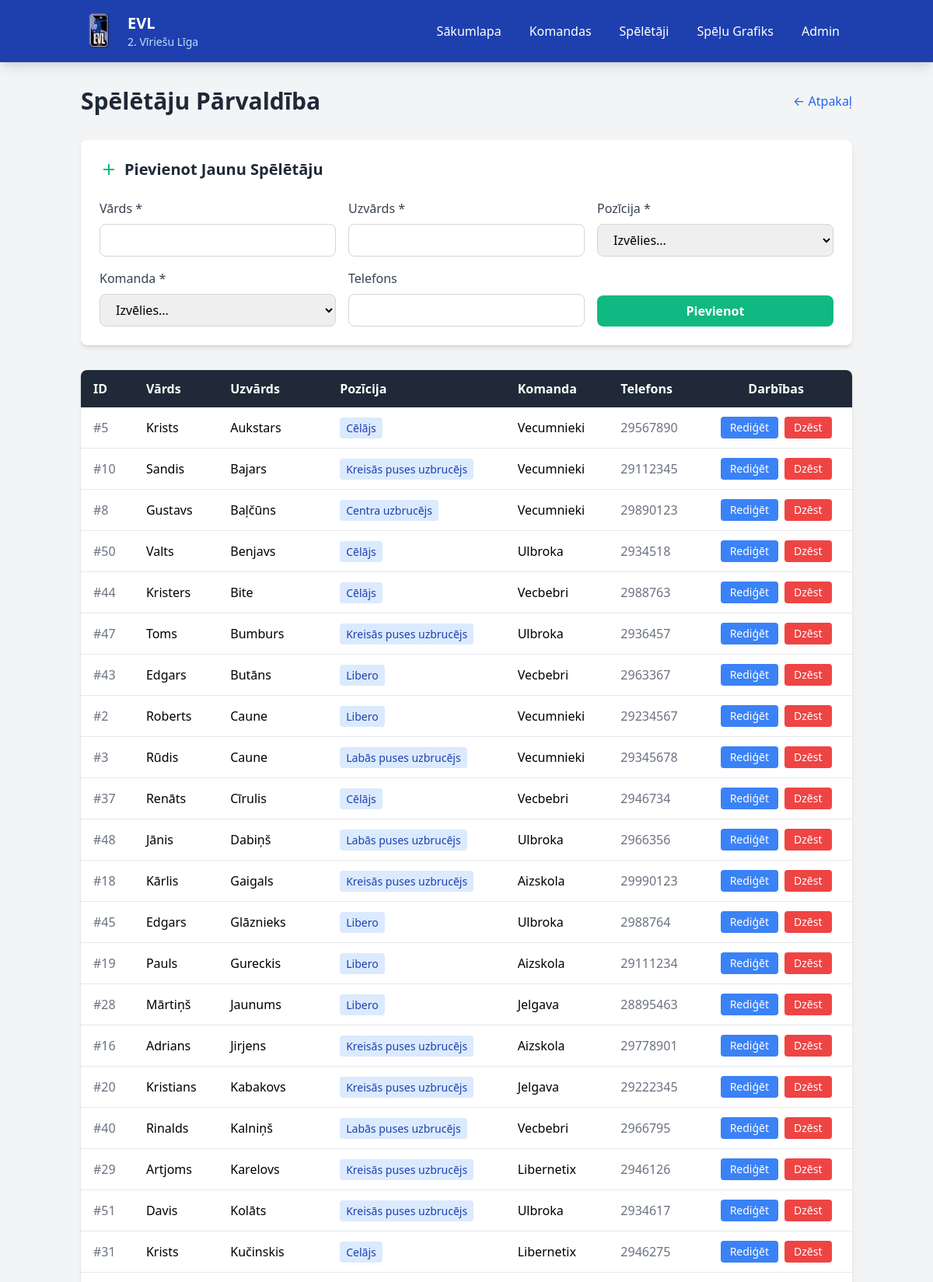
The page /admin/players (upper part) on the database its author committed.
### tables this page shows
CREATE TABLE players (
	id INTEGER PRIMARY KEY AUTOINCREMENT,
	first_name TEXT NOT NULL,
	last_name TEXT NOT NULL,
	"position" TEXT NOT NULL,
	team_id INTEGER,
	phone TEXT,
	CONSTRAINT FK_players_teams FOREIGN KEY (team_id) REFERENCES teams(id)
);

CREATE TABLE teams (
	id INTEGER PRIMARY KEY AUTOINCREMENT,
	name TEXT NOT NULL,
	logo TEXT DEFAULT ('/static/volleyball.svg'),
	played INTEGER DEFAULT (0),
	won INTEGER DEFAULT (0),
	lost INTEGER DEFAULT (0),
	points INTEGER DEFAULT (0),
	sets_won INTEGER DEFAULT (0),
	sets_lost INTEGER DEFAULT (0)
);

### app.py (the view)
@app.route('/admin/players')
def admin_players():
    conn = get_db_connection()
    players_list = conn.execute('''
        SELECT p.*, t.name as team_name
        FROM players p
        JOIN teams t ON p.team_id = t.id
        ORDER BY p.last_name
    ''').fetchall()
    teams_list = conn.execute('SELECT * FROM teams ORDER BY name').fetchall()
    conn.close()
    return render_template('admin_players.html',
                         players=players_list,
                         teams=teams_list)

### app.py (called while the page is built)
def get_db_connection():
    conn = sqlite3.connect(DATABASE)
    conn.row_factory = sqlite3.Row
    return conn

### templates/admin_players.html (shortened to what this page needs)
{% extends "base.html" %}
{% block content %}
<div class="container mx-auto px-4 py-8">
    <div class="flex justify-between items-center mb-8">
        <h1 class="text-3xl font-bold text-gray-800">Spēlētāju Pārvaldība</h1>
        <a href="{{ url_for('index') }}" class="text-blue-600 hover:text-blue-800">
            ← Atpakaļ
        </a>
    </div>
    <div class="bg-white rounded-lg shadow-md p-6 mb-8">
        <h2 class="text-xl font-bold text-gray-800 mb-6 flex items-center">
            <svg class="w-6 h-6 mr-2 text-green-500" fill="currentColor" viewBox="0 0 24 24">
                <path d="M19 13h-6v6h-2v-6H5v-2h6V5h2v6h6v2z"/>
            </svg>
            Pievienot Jaunu Spēlētāju
        </h2>
        <form method="POST" action="{{ url_for('add_player') }}" class="grid grid-cols-1 md:grid-cols-2 lg:grid-cols-3 gap-4">
            <div>
                <label class="block text-gray-700 font-medium mb-2" for="first_name">Vārds *</label>
                <input type="text" id="first_name" name="first_name" required
                    class="w-full border border-gray-300 rounded-lg px-4 py-2 focus:ring-2 focus:ring-blue-500 focus:border-blue-500">
            </div>
            <div>
                <label class="block text-gray-700 font-medium mb-2" for="last_name">Uzvārds *</label>
                <input type="text" id="last_name" name="last_name" required
                    class="w-full border border-gray-300 rounded-lg px-4 py-2 focus:ring-2 focus:ring-blue-500 focus:border-blue-500">
            </div>
            <div>
                <label class="block text-gray-700 font-medium mb-2" for="position">Pozīcija *</label>
                <select id="position" name="position" required
                    class="w-full border border-gray-300 rounded-lg px-4 py-2 focus:ring-2 focus:ring-blue-500 focus:border-blue-500">
                    <option value="">Izvēlies...</option>
                </select>
            </div>
            <div>
                <label class="block text-gray-700 font-medium mb-2" for="team_id">Komanda *</label>
                <select id="team_id" name="team_id" required
                    class="w-full border border-gray-300 rounded-lg px-4 py-2 focus:ring-2 focus:ring-blue-500 focus:border-blue-500">
                    <option value="">Izvēlies...</option>
                </select>
            </div>
            <div>
                <label class="block text-gray-700 font-medium mb-2" for="phone">Telefons</label>
                <input type="text" id="phone" name="phone"
                    class="w-full border border-gray-300 rounded-lg px-4 py-2 focus:ring-2 focus:ring-blue-500 focus:border-blue-500">
            </div>
            <div class="flex items-end">
                <button type="submit" class="w-full bg-green-500 hover:bg-green-600 text-white font-bold py-2 px-4 rounded-lg transition">
                    Pievienot
                </button>
            </div>
        </form>
    </div>
    <div class="bg-white rounded-lg shadow-md overflow-hidden">
        <div class="overflow-x-auto">
            <table class="w-full">
                <thead class="bg-gray-800 text-white">
                    <tr>
                        <th class="px-4 py-3 text-left">ID</th>
                        <th class="px-4 py-3 text-left">Vārds</th>
                        <th class="px-4 py-3 text-left">Uzvārds</th>
                        <th class="px-4 py-3 text-left">Pozīcija</th>
                        <th class="px-4 py-3 text-left">Komanda</th>
                        <th class="px-4 py-3 text-left">Telefons</th>
                        <th class="px-4 py-3 text-center">Darbības</th>
                    </tr>
                </thead>
                <tbody>
                    {% for player in players %}
                    <tr class="border-b hover:bg-gray-50">
                        <td class="px-4 py-3 text-gray-500">#{{ player.id }}</td>
                        <td class="px-4 py-3 font-medium">{{ player.first_name }}</td>
                        <td class="px-4 py-3 font-medium">{{ player.last_name }}</td>
                        <td class="px-4 py-3">
                            <span class="bg-blue-100 text-blue-800 px-2 py-1 rounded text-sm">{{ player.position }}</span>
                        </td>
                        <td class="px-4 py-3">{{ player.team_name }}</td>
                        <td class="px-4 py-3 text-gray-500">{{ player.phone or '-' }}</td>
                        <td class="px-4 py-3 text-center">
                            <div class="flex justify-center space-x-2">
                                <a href="{{ url_for('edit_player', id=player.id) }}"
                                    class="bg-blue-500 hover:bg-blue-600 text-white px-3 py-1 rounded text-sm transition">
                                    Rediģēt
                                </a>
                                <form method="POST" action="{{ url_for('delete_player', id=player.id) }}"
                                    onsubmit="return confirm('Vai tiešām vēlies izdzēst šo spēlētāju?');">
                                    <button type="submit"
                                        class="bg-red-500 hover:bg-red-600 text-white px-3 py-1 rounded text-sm transition">
                                        Dzēst
                                    </button>
                                </form>
                            </div>
                        </td>
                    </tr>
                    {% endfor %}
                </tbody>
            </table>
        </div>
    </div>
</div>
{% endblock %}

### static/css/style.css (style rules this page uses)
:root { --primary-color: #1e40af; --secondary-color: #f97316; --success-color: #22c55e; --danger-color: #ef4444; --gray-100: #f3f4f6; --gray-200: #e5e7eb; --gray-300: #d1d5db; --gray-600: #4b5563; --gray-800: #1f2937; }
button, a[class*="bg-"] { transition: all 0.2s ease; }

### rows shown on the page
players: id "5", first_name "Krists", last_name "Aukstars", position "Cēlājs", team_name "Vecumnieki", phone "29567890"
players: id "10", first_name "Sandis", last_name "Bajars", position "Kreisās puses uzbrucējs", team_name "Vecumnieki", phone "29112345"
players: id "8", first_name "Gustavs", last_name "Baļčūns", position "Centra uzbrucējs", team_name "Vecumnieki", phone "29890123"
players: id "50", first_name "Valts", last_name "Benjavs", position "Cēlājs", team_name "Ulbroka", phone "2934518"
players: id "44", first_name "Kristers", last_name "Bite", position "Cēlājs", team_name "Vecbebri", phone "2988763"
players: id "47", first_name "Toms", last_name "Bumburs", position "Kreisās puses uzbrucējs", team_name "Ulbroka", phone "2936457"
players: id "43", first_name "Edgars", last_name "Butāns", position "Libero", team_name "Vecbebri", phone "2963367"
players: id "2", first_name "Roberts", last_name "Caune", position "Libero", team_name "Vecumnieki", phone "29234567"
players: id "3", first_name "Rūdis", last_name "Caune", position "Labās puses uzbrucējs", team_name "Vecumnieki", phone "29345678"
players: id "37", first_name "Renāts", last_name "Cīrulis", position "Cēlājs", team_name "Vecbebri", phone "2946734"
players: id "48", first_name "Jānis", last_name "Dabiņš", position "Labās puses uzbrucējs", team_name "Ulbroka", phone "2966356"
players: id "18", first_name "Kārlis", last_name "Gaigals", position "Kreisās puses uzbrucējs", team_name "Aizskola", phone "29990123"
players: id "45", first_name "Edgars", last_name "Glāznieks", position "Libero", team_name "Ulbroka", phone "2988764"
players: id "19", first_name "Pauls", last_name "Gureckis", position "Libero", team_name "Aizskola", phone "29111234"
players: id "28", first_name "Mārtiņš", last_name "Jaunums", position "Libero", team_name "Jelgava", phone "28895463"
players: id "16", first_name "Adrians", last_name "Jirjens", position "Kreisās puses uzbrucējs", team_name "Aizskola", phone "29778901"
players: id "20", first_name "Kristians", last_name "Kabakovs", position "Kreisās puses uzbrucējs", team_name "Jelgava", phone "29222345"
players: id "40", first_name "Rinalds", last_name "Kalniņš", position "Labās puses uzbrucējs", team_name "Vecbebri", phone "2966795"
players: id "29", first_name "Artjoms", last_name "Karelovs", position "Kreisās puses uzbrucējs", team_name "Libernetix", phone "2946126"
players: id "51", first_name "Davis", last_name "Kolāts", position "Kreisās puses uzbrucējs", team_name "Ulbroka", phone "2934617"
players: id "31", first_name "Krists", last_name "Kučinskis", position "Celājs", team_name "Libernetix", phone "2946275"
